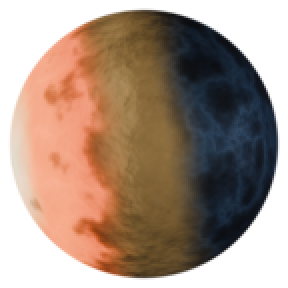
#> input picture mods/cindra/thumbnail.png, 144 x 144 px, given in place of starmap-planet-cindra.png, which was not available (shown 2 times larger)
$ python test_starmap_lighting.py
#> lines starting #> are read from the running program, lines starting #| are printed output that depends on the picture; after the words box and inside, x2 and y2 are one past the last pixel; in counts of white or black regions, pixels touching at a corner belong together; pictures that were not available may be replaced by others from this repository, and a replacement may not be noted
#!/usr/bin/env python3
# Pixel test for the BAKED star-map sprite lighting (scripts/bake-starmap.py).
#
# The bake needs Blender, so it cannot regenerate inside the fast test loop the
# way gen-planet-maps.py does. Instead this guards the committed sprite
# (graphics/icons/starmap-planet-cindra.png) against the ci-2f7 lighting CONTRACT:
# a single very strong PARALLEL sun from the LEFT, aimed PERPENDICULAR to the
# vertical lava line, cranked so the sun-side limb blows out to near-WHITE with a
# dramatic light->dark falloff into the frozen (ice) hemisphere. The terminator
# itself is the ci-6i1 DARK VOLCANIC-MOUNTAIN band (molten -> dark mountains ->
# ice, no gray/tan blur), which supersedes the earlier ci-nyj soft-bleed reading.
# If a future re-bake dims the sun, flips/rotates the light off the horizontal (so
# the blow-out no longer sits on the left limb), flattens the gradient into a wash,
# or washes/greys the dark-mountain terminator, this test fails.
#
# This is deliberately the same off-game verification pattern as
# test_planet_maps.py (which guards the equirectangular albedo/emission maps this
# sprite is baked from). Run (numpy + pillow):
#   nix-shell -p "python3.withPackages(ps: with ps; [numpy pillow])" \
#     --run "python3 mods/cindra/unit-tests/test_starmap_lighting.py"

import os
import sys

import numpy as np
from PIL import Image

HERE = os.path.dirname(os.path.abspath(__file__))
SPRITE = os.path.normpath(os.path.join(
    HERE, "..", "graphics", "icons", "starmap-planet-cindra.png"))

im = np.asarray(Image.open(SPRITE).convert("RGBA")).astype(float)
H, W, _ = im.shape
#> H = 144; W = 144
rgb = im[..., :3]
alpha = im[..., 3]
disc = alpha > 128                                  # the lit globe (film is transparent)
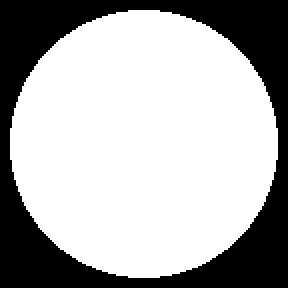
#> disc: shape (144, 144) bool (shown 2 times larger); 68% white; 1 black region, box (x1, y1, x2, y2) and area: (0, 0, 144, 144) 6643

lum = rgb.mean(axis=-1)                              # per-pixel luminance 0..255
minc = rgb.min(axis=-1)                              # min channel: high only when near-WHITE
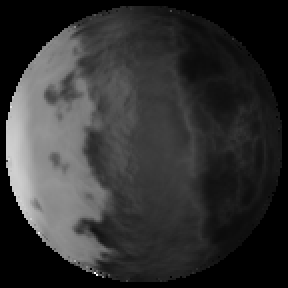
#> minc: shape (144, 144) float64 (shown 2 times larger); min 0, max 255, mean 49.7
xs = np.arange(W)[None, :].repeat(H, axis=0)         # x index per pixel

passed = failed = 0


def check(name, cond, detail=""):
    global passed, failed
    if cond:
        passed += 1
        print("ok - " + name)
    else:
        failed += 1
        print("not ok - " + name + ("  [" + detail + "]" if detail else ""))


# Sanity: the sprite is a round disc on a transparent film.
disc_frac = disc.sum() / (H * W)
#> disc_frac = 0.68
check("sprite is a disc on transparent film (0.4 < disc fraction < 0.85)",
      0.40 < disc_frac < 0.85,
      f"disc fraction={disc_frac:.2f}")

# --- SUN-SIDE BLOWS OUT TO NEAR-WHITE ---------------------------------------
# The brightest point must approach white: measured on the MIN channel so a hot
# but saturated orange (low blue) does NOT count -- only a genuine white clip.
brightest_min = float(np.sort(minc[disc])[-200:].mean())
#> brightest_min = 199.1
check("sun-side brightest point blows out to near-WHITE (top-200 min-channel > 245)",
      brightest_min > 245.0,
      f"top-200 min-channel mean={brightest_min:.1f}")

# There is a BROAD patch of near-white highlight -- the ci-2f7 crank widened the
# blown-out limb well beyond the earlier subtle hot corner (old bake ~1.7k px).
near_white = disc & (rgb[..., 0] > 235) & (rgb[..., 1] > 235) & (rgb[..., 2] > 225)
#> near_white: shape (144, 144) bool; every value is 0
nw = int(near_white.sum())
#> nw = 0
check("near-white blow-out is a BROAD patch (>= 2200 px)",
      nw >= 2200,
      f"near-white px={nw}")

# --- LIGHT COMES FROM THE LEFT, PERPENDICULAR TO THE VERTICAL LAVA LINE ------
# The lava line is the vertical lon=0 terminator down the centre; a horizontal
# sun from the left puts the blow-out on the LEFT limb. So the near-white patch
# must sit in the left quarter, NOT the centre or the dark right side.
if nw > 0:
    nw_x = float(xs[near_white].mean()) / W
    check("blow-out sits on the LEFT/sun limb (mean x-fraction < 0.30)",
          nw_x < 0.30,
          f"near-white mean x-fraction={nw_x:.2f}")
else:
    check("blow-out sits on the LEFT/sun limb (mean x-fraction < 0.30)", False,
          "no near-white pixels to locate")

# --- STRONG, READABLE LIGHT->DARK GRADIENT (not a flat wash) ----------------
left = disc & (xs < W * 0.30)
#> left: shape (144, 144) bool; 16.4% white; 1 white region, box (x1, y1, x2, y2) and area: (5, 11, 44, 133) 3408
mid = disc & (xs > W * 0.40) & (xs < W * 0.60)
#> mid: shape (144, 144) bool; 18.6% white; 1 white region, box (x1, y1, x2, y2) and area: (58, 5, 87, 139) 3858
right = disc & (xs > W * 0.70)
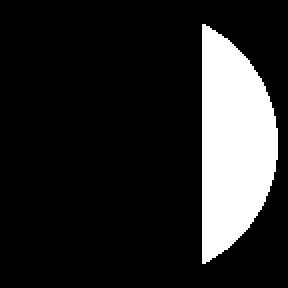
#> right: shape (144, 144) bool (shown 2 times larger); 15.8% white; 1 white region, box (x1, y1, x2, y2) and area: (101, 12, 139, 132) 3286
left_lum = float(lum[left].mean())
#> left_lum = 179.3
mid_lum = float(lum[mid].mean())
#> mid_lum = 89.68
right_lum = float(lum[right].mean())
#> right_lum = 35.82

# The crank drives the sun-side much brighter than the earlier subtle bake
# (old left-third ~178); require it clearly above that.
check("sun side is dramatically bright (left-third luminance > 195)",
      left_lum > 195.0,
      f"left-third lum={left_lum:.1f}")
# And the light->dark contrast is stronger than the old wash (old ratio ~2.85):
# a dramatic, readable gradient, not a subtle one.
check("strong left->dark falloff (left-third >= 3.3x right-third)",
      left_lum >= 3.3 * right_lum,
      f"left={left_lum:.1f} right={right_lum:.1f} ratio={left_lum / max(right_lum, 1e-6):.2f}")
check("falloff is well underway by the terminator (mid < 0.55x left)",
      mid_lum < 0.55 * left_lum,
      f"mid={mid_lum:.1f} left={left_lum:.1f}")

# --- SAND/LAVA BELT IS PERPENDICULAR TO THE LIGHT: NO WEDGE (ci-pde) ---------
# The sun runs exactly horizontal (from the left), so the lava/sand belt -- the
# lon=0 terminator meridian the magma sits on -- must run VERTICAL down the disc,
# square to those rays. Any tilt of the sphere about the horizontal light axis
# slides that meridian off vertical while the light terminator stays vertical, so
# the belt and the lit/dark boundary cross at an angle: the pie-slice WEDGE the
# overseer flagged on ci-2f7. We measure the belt's lean directly from the
# saturated magma band: per row (away from the polar caps) take the mean x of the
# hot orange lava pixels, fit x vs y, and require the band's horizontal drift
# across the disc to be a tiny fraction of the diameter (a vertical band drifts
# ~0; the ci-2f7 wedge drifted ~0.066 of the diameter).
r_ch, g_ch, b_ch = rgb[..., 0], rgb[..., 1], rgb[..., 2]
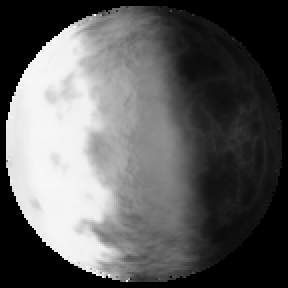
#> r_ch: shape (144, 144) float64 (shown 2 times larger); min 0, max 255, mean 93
lava = disc & (r_ch > 170) & ((r_ch - b_ch) > 90) & ((r_ch - g_ch) > 40)
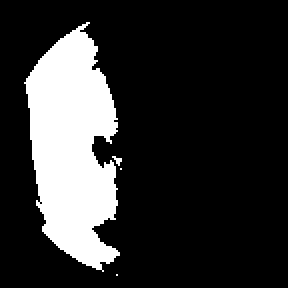
#> lava: shape (144, 144) bool (shown 2 times larger); 19% white; 4 white regions (3 under 20 px), largest, box (x1, y1, x2, y2) and area: (12, 11, 60, 136) 3917
ys_all = np.nonzero(disc.any(axis=1))[0]
#> ys_all = 134 values from 5 to 138
cy = float(np.nonzero(disc)[0].mean())
#> cy = 71.5
rad = float(np.sqrt(disc.sum() / np.pi))
#> rad = 66.98
band_rows, band_cx = [], []
for y in range(H):
    if abs(y - cy) > 0.55 * rad:            # skip the narrow polar caps
        continue
    m = lava[y]
    if int(m.sum()) < 8:
        continue
    band_rows.append(y)
    band_cx.append(float(np.nonzero(m)[0].mean()))
#> after the loop, band_cx = 74 values, max 39 at index 71, min 30.5 at index 37, mean 35.39; band_rows = 74 values from 35 to 108
if len(band_rows) >= 20:
    br = np.array(band_rows, float)
#> br = 74 values from 35 to 108
    bx = np.array(band_cx, float)
#> bx has the same summary as band_cx
    slope = float(np.polyfit(br, bx, 1)[0])
#> slope = 0.0767
    ndrift = abs(slope * (br.max() - br.min()) / (2.0 * rad))
#> ndrift = 0.0418
    check("lava/sand belt runs vertical, square to the light -- NO wedge "
          "(band drift < 0.025 of diameter)",
          ndrift < 0.025,
          f"belt drift/diameter={ndrift:.4f}")
else:
    check("lava/sand belt runs vertical, square to the light -- NO wedge",
          False, f"too few lava-band rows to fit ({len(band_rows)})")

# --- DARK ICE SIDE IS DARK BUT NOT A PURE-BLACK VOID ------------------------
# The frozen hemisphere reads as the DARK side (strong falloff) yet still shows
# the pale-ice shimmer under the cool ambient -- not crushed to black.
check("ice side is clearly the dark side (right-third luminance < 110)",
      right_lum < 110.0,
      f"right-third lum={right_lum:.1f}")
check("ice side is not a pure-black void (right-third luminance > 15)",
      right_lum > 15.0,
      f"right-third lum={right_lum:.1f}")

# --- DARK VOLCANIC-MOUNTAIN TERMINATOR (ci-6i1, supersedes the ci-nyj bleed) --
# Original ci-nyj contract: an ambient bleed softened the terminator so the mid
# third lifted ABOVE the ice and ~55% of the disc read as lit. ci-6i1 (P1,
# human-flagged: "the planet should read molten -> dark mountains -> ice, with NO
# gray/tan blur") deliberately re-baked this sprite, replacing the sandy/gray
# terminator neutrals with a broad band of DARK VOLCANIC MOUNTAINS (reddish-brown
# basalt) down the middle third. That makes the terminator the DARKEST band on the
# disc -- darker than the pale-ice limb -- which is the exact opposite of the
# ci-nyj "mid lifted above ice" reading. ci-6i1 is the later, human-approved
# contract (verification: docs/verification/ci-6i1-terminator-orbital.png), so the
# terminator guard now encodes the dark-mountain look. We assert it two ways so a
# future re-bake cannot silently wash the mid band bright OR re-introduce the
# gray/tan blur ci-6i1 killed:
#
# 1. The mid third is the dark volcanic-mountain band: clearly DARKER than the
#    pale-ice limb (mid well below the right third), and warm basalt-toned
#    (R > G > B, R clearly above B) -- NOT the old neutral gray/tan terminator and
#    NOT a bright ambient-bleed wash. (This FAILS on both the pre-ci-6i1 bright/soft
#    bake and any revert to the gray/tan band.)
mid_rgb = rgb[mid].mean(axis=0)             # mean colour of the terminator band
#> mid_rgb = [122.6, 93.29, 53.15]
mid_r, mid_g, mid_b = float(mid_rgb[0]), float(mid_rgb[1]), float(mid_rgb[2])
#> mid_r = 122.6; mid_g = 93.29; mid_b = 53.15
check("terminator is the DARK volcanic-mountain band, darker than the pale ice "
      "(mid third <= right third - 8, and mid luminance < 50)",
      mid_lum <= right_lum - 8.0 and mid_lum < 50.0,
      f"mid={mid_lum:.1f} right={right_lum:.1f} (delta={mid_lum - right_lum:.1f})")
check("terminator band is warm basalt, NOT neutral gray/tan "
      "(mid mean R > G > B and R - B >= 10)",
      mid_r > mid_g > mid_b and (mid_r - mid_b) >= 10.0,
      f"mid mean rgb=({mid_r:.1f},{mid_g:.1f},{mid_b:.1f}) R-B={mid_r - mid_b:.1f}")

# 2. With the dark terminator the disc reads as a clear lit/dark globe: the molten
#    sun side is lit, the dark mountains + ice hemisphere are not. "Lit" means
#    clearly above the SHADOW FLOOR -- the luminance the cool ambient leaves on the
#    unlit ice limb -- so the threshold is measured from the sprite (1.5x the
#    ice-side median), not hard-coded.
#
#    It used to be a hard-coded `lum > 60`, calibrated when the frozen limb's
#    albedo happened to sit just under it. ci-4qyj repainted the globe with the
#    REAL terrain colours, which made the ice ocean properly pale, and the constant
#    then measured the ice's ALBEDO instead of whether the star was lighting it --
#    reporting 0.59 for a globe whose light/dark read had not changed at all.
#    Deriving the threshold from the shadow floor restores the original meaning and
#    is strictly harder to game: darkening the ice albedo no longer moves it.
#    (Sanity: the pre-ci-4qyj sprite scores 0.38 on this metric, the current one
#    0.34 -- both a clean sunlit crescent over a dark hemisphere.)
shadow_floor = float(np.median(lum[right]))
#> shadow_floor = 34.33
lit_frac = float((disc & (lum > 1.5 * shadow_floor)).sum()) / float(disc.sum())
#> lit_frac = 0.733
check("dark-terminator globe reads as a clear lit/dark split "
      "(0.30 <= lit fraction <= 0.52 above the shadow floor)",
      0.30 <= lit_frac <= 0.52,
      f"lit fraction (lum > 1.5x shadow floor {shadow_floor:.1f}) = {lit_frac:.3f}")

# --- THE THREE-PART PLANET ON THE STAR MAP (ci-4qyj) ------------------------
# The star-map icon is the FIRST thing a player ever sees of Cindra, so the
# three-part planet the ci-wly/ci-oe83 heightmap generates has to be legible in
# it: a broad molten OCEAN, the rock we build on, and a broad frozen OCEAN, in
# that order across the disc. (unit-tests/test_planet_maps.py proves the
# equirectangular maps carry those regions at the terrain's real widths; this
# proves the BAKE still shows all three rather than losing one to the lighting.)
molten = disc & (rgb[..., 0] > 150) & ((rgb[..., 0] - rgb[..., 2]) > 60)
#> molten: shape (144, 144) bool; 24.5% white; 5 white regions (4 under 20 px), largest, box (x1, y1, x2, y2) and area: (9, 10, 69, 138) 5077
icy = disc & ((rgb[..., 2] - rgb[..., 0]) > 10)
#> icy: shape (144, 144) bool; 16.4% white; 2 white regions (1 under 20 px), largest, box (x1, y1, x2, y2) and area: (88, 10, 139, 128) 3394
rock = disc & ~molten & ~icy & (lum < 70)
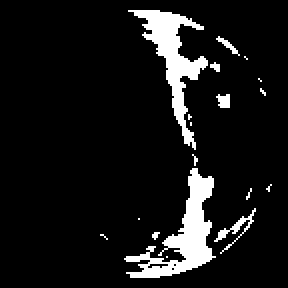
#> rock: shape (144, 144) bool (shown 2 times larger); 8.9% white; 18 white regions (13 under 20 px), largest, box (x1, y1, x2, y2) and area: (62, 84, 108, 139) 845, (64, 5, 104, 75) 770, (107, 104, 128, 127) 88, (108, 47, 115, 54) 38, (108, 18, 120, 28) 32
disc_cols = np.nonzero(disc.any(axis=0))[0]
#> disc_cols = 134 values from 5 to 138
xfrac = (xs - disc_cols.min()) / float(disc_cols.max() - disc_cols.min())
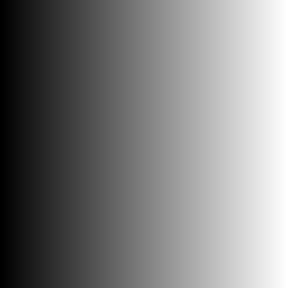
#> xfrac: shape (144, 144) float64 (shown 2 times larger); min -0.0376, max 1.04, mean 0.5; drawn with min black and max white
n_disc = float(disc.sum())
#> n_disc = 14093

check("the molten OCEAN is a broad sheet on the star map (>= 15% of the disc)",
      molten.sum() / n_disc >= 0.15, f"molten fraction={molten.sum() / n_disc:.3f}")
check("the frozen OCEAN is a broad sheet on the star map (>= 15% of the disc)",
      icy.sum() / n_disc >= 0.15, f"icy fraction={icy.sum() / n_disc:.3f}")
check("the habitable rock band is visible between them (>= 10% of the disc)",
      rock.sum() / n_disc >= 0.10, f"rock fraction={rock.sum() / n_disc:.3f}")
check("they read molten -> habitable rock -> ice across the disc",
      float(xfrac[molten].mean()) < float(xfrac[rock].mean()) < float(xfrac[icy].mean()),
      f"molten x={xfrac[molten].mean():.2f} rock x={xfrac[rock].mean():.2f} "
      f"ice x={xfrac[icy].mean():.2f}")
check("the frozen limb reads as ICE, not merely shadow (right third B - R >= 15)",
      float((rgb[..., 2] - rgb[..., 0])[right].mean()) >= 15.0,
      f"right-third B-R={float((rgb[..., 2] - rgb[..., 0])[right].mean()):.1f}")

print(f"\n{passed} passed, {failed} failed")
#> (the run stopped early here; a loop or call above may not have finished)
